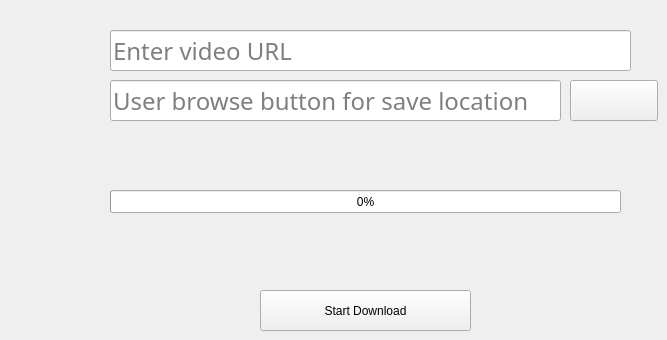
      <widget class="QWidget" name="tab_3">
       <attribute name="title">
        <string>One Video</string>
       </attribute>
       <widget class="QLineEdit" name="lineEdit_3">
        <property name="geometry">
         <rect>
          <x>110</x>
          <y>30</y>
          <width>521</width>
          <height>41</height>
         </rect>
        </property>
        <property name="font">
         <font>
          <family>Dosis</family>
          <pointsize>18</pointsize>
         </font>
        </property>
        <property name="placeholderText">
         <string>Enter video URL</string>
        </property>
       </widget>
       <widget class="QLineEdit" name="lineEdit_4">
        <property name="geometry">
         <rect>
          <x>110</x>
          <y>80</y>
          <width>451</width>
          <height>41</height>
         </rect>
        </property>
        <property name="font">
         <font>
          <family>Dosis</family>
          <pointsize>18</pointsize>
         </font>
        </property>
        <property name="placeholderText">
         <string>User browse button for save location</string>
        </property>
       </widget>
       <widget class="QPushButton" name="pushButton_3">
        <property name="geometry">
         <rect>
          <x>570</x>
          <y>80</y>
          <width>88</width>
          <height>41</height>
         </rect>
        </property>
        <property name="text">
         <string/>
        </property>
        <property name="icon">
         <iconset resource="photo.qrc">
          <normaloff>:/icons/browse.png</normaloff>:/icons/browse.png</iconset>
        </property>
        <property name="iconSize">
         <size>
          <width>33</width>
          <height>33</height>
         </size>
        </property>
       </widget>
       <widget class="QProgressBar" name="progressBar_2">
        <property name="geometry">
         <rect>
          <x>110</x>
          <y>190</y>
          <width>511</width>
          <height>23</height>
         </rect>
        </property>
        <property name="value">
         <number>0</number>
        </property>
       </widget>
       <widget class="QPushButton" name="pushButton_4">
        <property name="geometry">
         <rect>
          <x>260</x>
          <y>290</y>
          <width>211</width>
          <height>41</height>
         </rect>
        </property>
        <property name="font">
         <font/>
        </property>
        <property name="text">
         <string>Start Download</string>
        </property>
       </widget>
       <widget class="QLabel" name="label_5">
        <property name="geometry">
         <rect>
          <x>230</x>
          <y>130</y>
          <width>191</width>
          <height>41</height>
         </rect>
        </property>
        <property name="text">
         <string/>
        </property>
       </widget>
       <widget class="QLabel" name="name">
        <property name="geometry">
         <rect>
          <x>166</x>
          <y>229</y>
          <width>461</width>
          <height>41</height>
         </rect>
        </property>
        <property name="text">
         <string/>
        </property>
       </widget>
      </widget>
